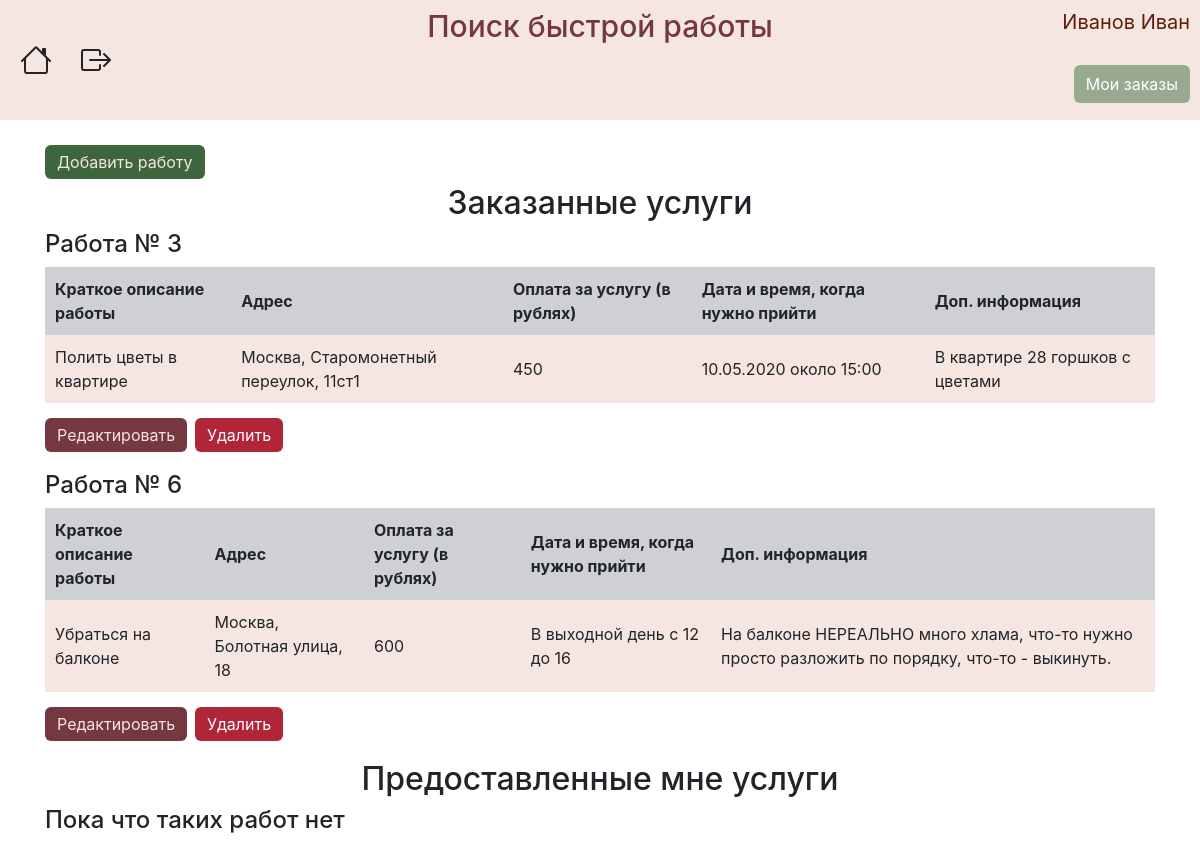
The app's page /myjobs (signed in) with its own data.
### data/users.py (models this page shows, shortened)
class User(SqlAlchemyBase, UserMixin):
    __tablename__ = 'users'
    id = sqlalchemy.Column(sqlalchemy.Integer, primary_key=True, autoincrement=True)
    surname = sqlalchemy.Column(sqlalchemy.String, nullable=True)
    name = sqlalchemy.Column(sqlalchemy.String, nullable=True)
    employment = sqlalchemy.Column(sqlalchemy.String, nullable=True)
    email = sqlalchemy.Column(sqlalchemy.String, index=True, unique=True, nullable=True)
    hashed_password = sqlalchemy.Column(sqlalchemy.String, nullable=True)
    info = sqlalchemy.Column(sqlalchemy.String, nullable=True)
    vk_id = sqlalchemy.Column(sqlalchemy.String, nullable=True)
    job = orm.relation("Jobs", back_populates='user')

### data/jobs.py (models this page shows)
class Jobs(SqlAlchemyBase):
    __tablename__ = 'jobs'
    id = sqlalchemy.Column(sqlalchemy.Integer,
                           primary_key=True, autoincrement=True)
    employer = sqlalchemy.Column(sqlalchemy.Integer, sqlalchemy.ForeignKey("users.id"))
    description = sqlalchemy.Column(sqlalchemy.String)
    salary = sqlalchemy.Column(sqlalchemy.Integer)
    address = sqlalchemy.Column(sqlalchemy.String)
    info = sqlalchemy.Column(sqlalchemy.String, nullable=True)
    date = sqlalchemy.Column(sqlalchemy.String)
    coords = sqlalchemy.Column(sqlalchemy.String)
    is_finished = sqlalchemy.Column(sqlalchemy.Boolean, default=False)
    employee = sqlalchemy.Column(sqlalchemy.Integer, default=0)
    user = orm.relation('User')

### data/jobs_api.py (the view)
@blueprint.route("/myjobs")
def myjobs():
    session = db_session.create_session()
    jobs = session.query(Jobs).filter(Jobs.employer == current_user.id, Jobs.is_finished == False).all()
    sp = session.query(User).all()
    users = {}
    for user in sp:
        users[user.id] = user
    jobs_done = session.query(Jobs).filter(Jobs.employer == current_user.id, Jobs.is_finished == True).all()
    return render_template("my_jobs.html", jobs=jobs, users=users, jobs_done=jobs_done)

### data/db_session.py (called while the page is built)
def create_session() -> Session:
    global __factory
    return __factory()

### main.py (called while the page is built)
def main():
    db_session.global_init("db/jobs.db")
    @login_manager.user_loader
    def load_user(user_id):
        session = db_session.create_session()
        return session.query(User).get(user_id)
    app.register_blueprint(jobs_api.blueprint)
    app.register_blueprint(user_api.blueprint)
    @app.errorhandler(404)
    def not_found(error):
        return make_response(jsonify({'error': 'Not found'}), 404)
    app.run()

### templates/my_jobs.html (shortened to what this page needs)
{% extends "base.html" %}
{% block content %}
{% if current_user.is_authenticated and current_user.employment == 'Работодатель' %}
<div class="add-job-btn"><a href="addjob">Добавить работу</a></div>
<h2 align="center">Заказанные услуги</h2>
{% for item in jobs%}
<h4>Работа № {{ item.id }}</h4>
<table class="myjobs-table">
    <tr>
        <th>Краткое описание работы</th>
        <th>Адрес</th>
        <th>Оплата за услугу (в рублях)</th>
        <th>Дата и время, когда нужно прийти</th>
        <th>Доп. информация</th>
    </tr>
    <tr>
        <td>{{ item.description }}</td>
        <td>{{ item.address }}</td>
        <td>{{ item.salary }}</td>
        <td>{{ item.date }}</td>
        <td>{{ item.info }}</td>
    </tr>
</table>
<div class="edit-job-btn"><a href="/addjob/{{ item.id }}">Редактировать</a></div>
<div class="delete-job-btn"><a href="/job_delete/{{ item.id }}">Удалить</a></div>
{% endfor %}
<h2 align="center">Предоставленные мне услуги</h2>
{% if jobs_done == [] %}
<h4>Пока что таких работ нет</h4>
{% endif %}
{% endif %}
{% endblock %}

### templates/base.html (shortened to what this page needs)
<!doctype html>
<html lang="en">
<head>
    <link rel="stylesheet" type="text/css" href="/static/css/style.css"/>
    <link rel="stylesheet"
          href="https://stackpath.bootstrapcdn.com/bootstrap/4.4.1/css/bootstrap.min.css"
>
</head>
<body>
<div class="menu">
    <nav class="navbar">
        <a class="home" href="/">
        </a>
        {% if current_user.is_authenticated %}
        <a class="exit" href="/logout">
        </a>
        {% if current_user.is_authenticated and current_user.employment == 'Работодатель' %}
        <div class="my_orders">
            <a href="/myjobs">Мои заказы</a>
        </div>
        {% endif %}
        {% else %}
        <p>
        <div class="register"><a href="/register">Зарегистрироваться</a></div>
        <div class="login"><a href="/login">Войти</a></div>
        </p>
        {% endif %}
        <h2 class="title">
            Поиск быстрой работы
        </h2>
        <p class="username">{{ current_user.surname }} {{ current_user.name }}</p>
    </nav>
</div>
<main role="main" class="container">
    {% block content %}{% endblock %}
</main>
</body>
</html>

### static/css/style.css (style rules this page uses)
.menu { background: #f5e6e1; height: 120px; }
.home { position: absolute; left: 20px; margin-top: 60px; color: #242225; }
.exit { position: absolute; left: 80px; margin-top: 60px; color: #242225; }
.my_orders a { position: absolute; right: 10px; margin-top: 35px; background-color: #97a98f; color: #fff; border-radius: 6px; padding: 7px 12px 7px 12px; }
.username { position: absolute; font-size: 20px; right: 10px; color: #5f1e08; }
.title { font-size: 30px; margin-left: auto; margin-right: auto; color: #753840; }
.edit-job-btn a { background-color: #753840; border: none; color: #f5e6e1; border-radius: 6px; padding: 7px 12px 7px 12px; }
.delete-job-btn a { position: relative; left: 150px; top: -24px; background-color: #b02538; border: none; color: #fff; border-radius: 6px; padding: 7px 12px 7px 12px; }
.myjobs-table tr th { background-color: #cfd0d4; padding: 10px; }
.myjobs-table tr td { background-color: #f5e6e1; padding: 10px; }
.myjobs-table { margin-bottom: 20px; }
.add-job-btn { margin: 30px 0 10px 0; }
.add-job-btn a { background-color: #3f653e; border: none; color: #f5e6e1; border-radius: 6px; padding: 7px 12px 7px 12px; }

### records on screen
User: surname "Иванов", name "Иван"
Jobs: id "3", description "Полить цветы в квартире", address "Москва, Старомонетный переулок, 11ст1", salary "450", date "10.05.2020 около 15:00", info "В квартире 28 горшков с цветами"
Jobs: id "6", description "Убраться на балконе", address "Москва, Болотная улица, 18", salary "600", date "В выходной день с 12 до 16", info "На балконе НЕРЕАЛЬНО много хлама, что-то нужно просто разложить по порядку, что-то - выкинуть."
